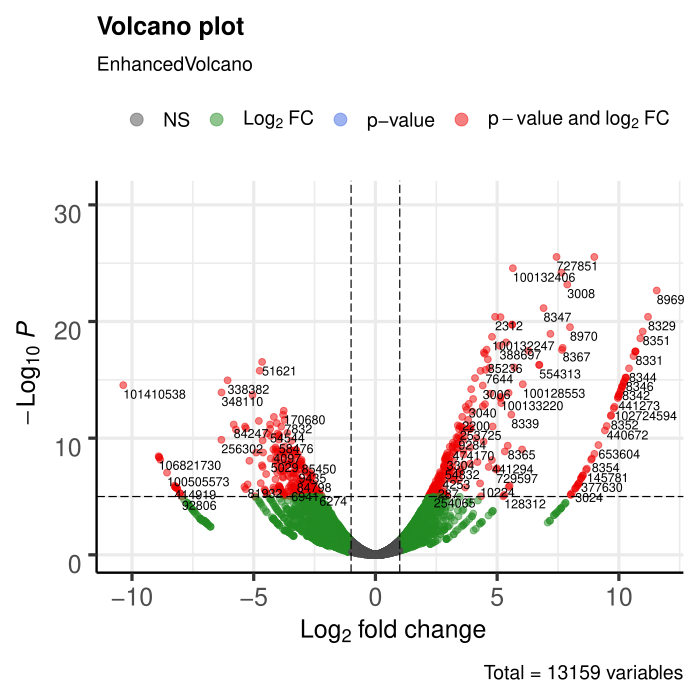

This figure's R source:
library(EnhancedVolcano)

## input the result from edgeR
inputFileName="./DiffGeneExp_edgeR.csv" 
exp_data <- read.csv(inputFileName, header=TRUE)

## set gene names as the row names
len <- length(exp_data)
rownames(exp_data) <-exp_data[,1]
exp_data <- exp_data[,2:len]

## change values to numeric
exp_data$logFC=as.numeric(exp_data$logFC)
exp_data$FDR=as.numeric(exp_data$FDR)

## plot the figure, for log2FlodChange and FDR.
pdf("Volcano_For_edgeR.pdf")
EnhancedVolcano(exp_data,
lab = rownames(exp_data),
    x = 'logFC',
    y = 'FDR')
